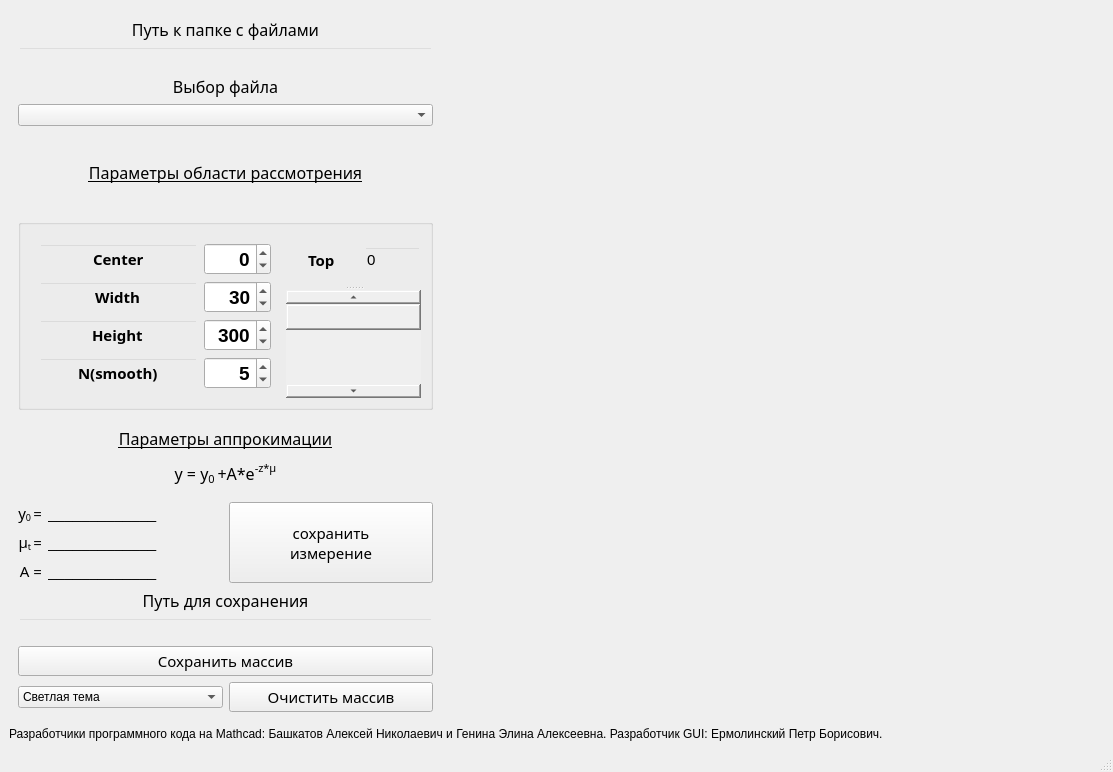
<?xml version="1.0" encoding="UTF-8"?>
<ui version="4.0">
 <class>MainWindow</class>
 <widget class="QMainWindow" name="MainWindow">
  <property name="geometry">
   <rect>
    <x>0</x>
    <y>0</y>
    <width>1113</width>
    <height>772</height>
   </rect>
  </property>
  <property name="windowTitle">
   <string>OCT imaging system OCP930SR</string>
  </property>
  <property name="styleSheet">
   <string notr="true"/>
  </property>
  <widget class="QWidget" name="centralwidget">
   <layout class="QGridLayout" name="gridLayout">
    <item row="0" column="0">
     <layout class="QHBoxLayout" name="horizontalLayout_9">
      <item>
       <widget class="QFrame" name="frame">
        <property name="sizePolicy">
         <sizepolicy hsizetype="Maximum" vsizetype="Preferred">
          <horstretch>0</horstretch>
          <verstretch>0</verstretch>
         </sizepolicy>
        </property>
        <layout class="QVBoxLayout" name="verticalLayout_10">
         <item>
          <layout class="QVBoxLayout" name="verticalLayout_4">
           <item>
            <layout class="QVBoxLayout" name="verticalLayout">
             <item>
              <widget class="QLabel" name="label_7">
               <property name="font">
                <font>
                 <family>Noto Sans</family>
                 <pointsize>12</pointsize>
                 <bold>false</bold>
                </font>
               </property>
               <property name="styleSheet">
                <string notr="true"/>
               </property>
               <property name="text">
                <string>Путь к папке с файлами</string>
               </property>
               <property name="alignment">
                <set>Qt::AlignCenter</set>
               </property>
              </widget>
             </item>
             <item>
              <widget class="QLineEdit" name="main_path">
               <property name="styleSheet">
                <string notr="true">background-color: rgba(255, 255, 255, 0);</string>
               </property>
               <property name="text">
                <string/>
               </property>
              </widget>
             </item>
            </layout>
           </item>
           <item>
            <layout class="QVBoxLayout" name="verticalLayout_2">
             <item>
              <widget class="QLabel" name="label_2">
               <property name="font">
                <font>
                 <family>Noto Sans</family>
                 <pointsize>12</pointsize>
                 <bold>false</bold>
                </font>
               </property>
               <property name="styleSheet">
                <string notr="true"/>
               </property>
               <property name="text">
                <string>Выбор файла</string>
               </property>
               <property name="alignment">
                <set>Qt::AlignCenter</set>
               </property>
              </widget>
             </item>
             <item>
              <widget class="QComboBox" name="comboBox">
               <property name="styleSheet">
                <string notr="true"/>
               </property>
              </widget>
             </item>
            </layout>
           </item>
          </layout>
         </item>
         <item>
          <widget class="QFrame" name="frame">
           <property name="styleSheet">
            <string notr="true"/>
           </property>
           <layout class="QVBoxLayout" name="verticalLayout_6">
            <item>
             <widget class="QLabel" name="label_8">
              <property name="font">
               <font>
                <family>Noto Sans</family>
                <pointsize>12</pointsize>
                <bold>false</bold>
               </font>
              </property>
              <property name="styleSheet">
               <string notr="true"/>
              </property>
              <property name="text">
               <string>&lt;html&gt;&lt;head/&gt;&lt;body&gt;&lt;p&gt;&lt;span style=&quot; text-decoration: underline;&quot;&gt;Параметры области рассмотрения&lt;/span&gt;&lt;/p&gt;&lt;/body&gt;&lt;/html&gt;</string>
              </property>
              <property name="alignment">
               <set>Qt::AlignCenter</set>
              </property>
             </widget>
            </item>
           </layout>
          </widget>
         </item>
         <item>
          <widget class="QGroupBox" name="groupBox">
           <property name="sizePolicy">
            <sizepolicy hsizetype="Maximum" vsizetype="Maximum">
             <horstretch>0</horstretch>
             <verstretch>0</verstretch>
            </sizepolicy>
           </property>
           <layout class="QHBoxLayout" name="horizontalLayout">
            <item>
             <widget class="QFrame" name="frame">
              <property name="sizePolicy">
               <sizepolicy hsizetype="Fixed" vsizetype="Maximum">
                <horstretch>0</horstretch>
                <verstretch>0</verstretch>
               </sizepolicy>
              </property>
              <layout class="QVBoxLayout" name="verticalLayout_12">
               <item>
                <layout class="QHBoxLayout" name="horizontalLayout_10">
                 <item>
                  <widget class="QLineEdit" name="lineEdit_12">
                   <property name="sizePolicy">
                    <sizepolicy hsizetype="Maximum" vsizetype="Fixed">
                     <horstretch>0</horstretch>
                     <verstretch>0</verstretch>
                    </sizepolicy>
                   </property>
                   <property name="font">
                    <font>
                     <family>Noto Sans</family>
                     <pointsize>11</pointsize>
                     <italic>false</italic>
                     <bold>true</bold>
                     <underline>false</underline>
                     <kerning>true</kerning>
                    </font>
                   </property>
                   <property name="styleSheet">
                    <string notr="true">background-color: rgba(255, 255, 255, 0);</string>
                   </property>
                   <property name="text">
                    <string>Center</string>
                   </property>
                   <property name="alignment">
                    <set>Qt::AlignCenter</set>
                   </property>
                  </widget>
                 </item>
                 <item>
                  <widget class="QDoubleSpinBox" name="center">
                   <property name="enabled">
                    <bool>true</bool>
                   </property>
                   <property name="sizePolicy">
                    <sizepolicy hsizetype="Preferred" vsizetype="Fixed">
                     <horstretch>10</horstretch>
                     <verstretch>0</verstretch>
                    </sizepolicy>
                   </property>
                   <property name="font">
                    <font>
                     <family>Segoe UI</family>
                     <pointsize>14</pointsize>
                     <italic>false</italic>
                     <bold>true</bold>
                    </font>
                   </property>
                   <property name="styleSheet">
                    <string notr="true"/>
                   </property>
                   <property name="wrapping">
                    <bool>false</bool>
                   </property>
                   <property name="alignment">
                    <set>Qt::AlignRight|Qt::AlignTrailing|Qt::AlignVCenter</set>
                   </property>
                   <property name="decimals">
                    <number>0</number>
                   </property>
                   <property name="minimum">
                    <double>-250.000000000000000</double>
                   </property>
                   <property name="maximum">
                    <double>250.000000000000000</double>
                   </property>
                   <property name="value">
                    <double>0.000000000000000</double>
                   </property>
                  </widget>
                 </item>
                </layout>
               </item>
               <item>
                <layout class="QHBoxLayout" name="horizontalLayout_11">
                 <item>
                  <widget class="QLineEdit" name="lineEdit_8">
                   <property name="sizePolicy">
                    <sizepolicy hsizetype="Maximum" vsizetype="Fixed">
                     <horstretch>0</horstretch>
                     <verstretch>0</verstretch>
                    </sizepolicy>
                   </property>
                   <property name="font">
                    <font>
                     <family>Noto Sans</family>
                     <pointsize>11</pointsize>
                     <italic>false</italic>
                     <bold>true</bold>
                     <underline>false</underline>
                     <kerning>true</kerning>
                    </font>
                   </property>
                   <property name="styleSheet">
                    <string notr="true">background-color: rgba(255, 255, 255, 0);</string>
                   </property>
                   <property name="text">
                    <string>Width</string>
                   </property>
                   <property name="alignment">
                    <set>Qt::AlignCenter</set>
                   </property>
                  </widget>
                 </item>
                 <item>
                  <widget class="QDoubleSpinBox" name="width">
                   <property name="sizePolicy">
                    <sizepolicy hsizetype="Preferred" vsizetype="Fixed">
                     <horstretch>10</horstretch>
                     <verstretch>0</verstretch>
                    </sizepolicy>
                   </property>
                   <property name="font">
                    <font>
                     <family>Segoe UI</family>
                     <pointsize>14</pointsize>
                     <italic>false</italic>
                     <bold>true</bold>
                    </font>
                   </property>
                   <property name="styleSheet">
                    <string notr="true"/>
                   </property>
                   <property name="alignment">
                    <set>Qt::AlignRight|Qt::AlignTrailing|Qt::AlignVCenter</set>
                   </property>
                   <property name="decimals">
                    <number>0</number>
                   </property>
                   <property name="minimum">
                    <double>1.000000000000000</double>
                   </property>
                   <property name="value">
                    <double>30.000000000000000</double>
                   </property>
                  </widget>
                 </item>
                </layout>
               </item>
               <item>
                <layout class="QHBoxLayout" name="horizontalLayout_12">
                 <item>
                  <widget class="QLineEdit" name="lineEdit_9">
                   <property name="sizePolicy">
                    <sizepolicy hsizetype="Fixed" vsizetype="Fixed">
                     <horstretch>0</horstretch>
                     <verstretch>0</verstretch>
                    </sizepolicy>
                   </property>
                   <property name="font">
                    <font>
                     <family>Noto Sans</family>
                     <pointsize>11</pointsize>
                     <italic>false</italic>
                     <bold>true</bold>
                     <underline>false</underline>
                     <kerning>true</kerning>
                    </font>
                   </property>
                   <property name="styleSheet">
                    <string notr="true">background-color: rgba(255, 255, 255, 0);</string>
                   </property>
                   <property name="text">
                    <string>Height</string>
                   </property>
                   <property name="alignment">
                    <set>Qt::AlignCenter</set>
                   </property>
                  </widget>
                 </item>
                 <item>
                  <widget class="QDoubleSpinBox" name="height">
                   <property name="sizePolicy">
                    <sizepolicy hsizetype="Preferred" vsizetype="Fixed">
                     <horstretch>10</horstretch>
                     <verstretch>0</verstretch>
                    </sizepolicy>
                   </property>
                   <property name="font">
                    <font>
                     <family>Segoe UI</family>
                     <pointsize>14</pointsize>
                     <italic>false</italic>
                     <bold>true</bold>
                    </font>
                   </property>
                   <property name="styleSheet">
                    <string notr="true"/>
                   </property>
                   <property name="alignment">
                    <set>Qt::AlignRight|Qt::AlignTrailing|Qt::AlignVCenter</set>
                   </property>
                   <property name="decimals">
                    <number>0</number>
                   </property>
                   <property name="minimum">
                    <double>10.000000000000000</double>
                   </property>
                   <property name="maximum">
                    <double>500.000000000000000</double>
                   </property>
                   <property name="value">
                    <double>300.000000000000000</double>
                   </property>
                  </widget>
                 </item>
                </layout>
               </item>
               <item>
                <layout class="QHBoxLayout" name="horizontalLayout_13">
                 <item>
                  <widget class="QLineEdit" name="lineEdit_10">
                   <property name="sizePolicy">
                    <sizepolicy hsizetype="Fixed" vsizetype="Fixed">
                     <horstretch>0</horstretch>
                     <verstretch>0</verstretch>
                    </sizepolicy>
                   </property>
                   <property name="font">
                    <font>
                     <family>Noto Sans</family>
                     <pointsize>11</pointsize>
                     <italic>false</italic>
                     <bold>true</bold>
                     <underline>false</underline>
                     <kerning>true</kerning>
                    </font>
                   </property>
                   <property name="styleSheet">
                    <string notr="true">background-color: rgba(255, 255, 255, 0);</string>
                   </property>
                   <property name="text">
                    <string>N(smooth)</string>
                   </property>
                   <property name="alignment">
                    <set>Qt::AlignCenter</set>
                   </property>
                  </widget>
                 </item>
                 <item>
                  <widget class="QDoubleSpinBox" name="smooth_n">
                   <property name="sizePolicy">
                    <sizepolicy hsizetype="Preferred" vsizetype="Fixed">
                     <horstretch>10</horstretch>
                     <verstretch>0</verstretch>
                    </sizepolicy>
                   </property>
                   <property name="font">
                    <font>
                     <family>Segoe UI</family>
                     <pointsize>14</pointsize>
                     <italic>false</italic>
                     <bold>true</bold>
                    </font>
                   </property>
                   <property name="styleSheet">
                    <string notr="true"/>
                   </property>
                   <property name="alignment">
                    <set>Qt::AlignRight|Qt::AlignTrailing|Qt::AlignVCenter</set>
                   </property>
                   <property name="decimals">
                    <number>0</number>
                   </property>
                   <property name="minimum">
                    <double>1.000000000000000</double>
                   </property>
                   <property name="maximum">
                    <double>31.000000000000000</double>
                   </property>
                   <property name="singleStep">
                    <double>2.000000000000000</double>
                   </property>
                   <property name="value">
                    <double>5.000000000000000</double>
                   </property>
                  </widget>
                 </item>
                </layout>
               </item>
              </layout>
             </widget>
            </item>
            <item>
             <widget class="QSplitter" name="splitter">
              <property name="orientation">
               <enum>Qt::Vertical</enum>
              </property>
              <widget class="QWidget" name="layoutWidget">
               <layout class="QHBoxLayout" name="horizontalLayout_4">
                <item>
                 <widget class="QLineEdit" name="lineEdit_11">
                  <property name="font">
                   <font>
                    <family>Noto Sans</family>
                    <pointsize>11</pointsize>
                    <italic>false</italic>
                    <bold>true</bold>
                    <underline>false</underline>
                    <kerning>true</kerning>
                   </font>
                  </property>
                  <property name="styleSheet">
                   <string notr="true">background-color: rgba(255, 255, 255, 0);
border: None</string>
                  </property>
                  <property name="text">
                   <string>Top</string>
                  </property>
                  <property name="alignment">
                   <set>Qt::AlignCenter</set>
                  </property>
                 </widget>
                </item>
                <item>
                 <widget class="QLineEdit" name="top_num">
                  <property name="font">
                   <font>
                    <family>Segoe UI</family>
                    <pointsize>11</pointsize>
                   </font>
                  </property>
                  <property name="whatsThis">
                   <string>&lt;html&gt;&lt;head/&gt;&lt;body&gt;&lt;p&gt;Верхняя граница окна&lt;/p&gt;&lt;p&gt;&lt;span style=&quot; text-decoration: underline;&quot;&gt;ааа&lt;/span&gt;&lt;/p&gt;&lt;/body&gt;&lt;/html&gt;</string>
                  </property>
                  <property name="styleSheet">
                   <string notr="true">background-color: rgba(255, 255, 255, 0);</string>
                  </property>
                  <property name="text">
                   <string>0</string>
                  </property>
                 </widget>
                </item>
               </layout>
              </widget>
              <widget class="QScrollBar" name="verticalScrollBar_top">
               <property name="sizePolicy">
                <sizepolicy hsizetype="Fixed" vsizetype="MinimumExpanding">
                 <horstretch>0</horstretch>
                 <verstretch>0</verstretch>
                </sizepolicy>
               </property>
               <property name="maximumSize">
                <size>
                 <width>135</width>
                 <height>201</height>
                </size>
               </property>
               <property name="styleSheet">
                <string notr="true">border: None</string>
               </property>
               <property name="minimum">
                <number>0</number>
               </property>
               <property name="maximum">
                <number>150</number>
               </property>
               <property name="value">
                <number>0</number>
               </property>
               <property name="orientation">
                <enum>Qt::Vertical</enum>
               </property>
              </widget>
             </widget>
            </item>
           </layout>
          </widget>
         </item>
         <item>
          <widget class="QLabel" name="label_6">
           <property name="font">
            <font>
             <family>Noto Sans</family>
             <pointsize>12</pointsize>
             <bold>false</bold>
            </font>
           </property>
           <property name="styleSheet">
            <string notr="true"/>
           </property>
           <property name="text">
            <string>&lt;html&gt;&lt;head/&gt;&lt;body&gt;&lt;p&gt;&lt;span style=&quot; text-decoration: underline;&quot;&gt;Параметры аппрокимации&lt;/span&gt;&lt;/p&gt;&lt;p&gt;y = y&lt;span style=&quot; vertical-align:sub;&quot;&gt;0 &lt;/span&gt;+A*e&lt;span style=&quot; vertical-align:super;&quot;&gt;-z*μ&lt;/span&gt;&lt;/p&gt;&lt;/body&gt;&lt;/html&gt;</string>
           </property>
           <property name="alignment">
            <set>Qt::AlignCenter</set>
           </property>
          </widget>
         </item>
         <item>
          <layout class="QHBoxLayout" name="horizontalLayout_8">
           <item>
            <layout class="QHBoxLayout" name="horizontalLayout_7">
             <item>
              <widget class="QFrame" name="appprox_dataframe">
               <property name="sizePolicy">
                <sizepolicy hsizetype="Preferred" vsizetype="Preferred">
                 <horstretch>0</horstretch>
                 <verstretch>0</verstretch>
                </sizepolicy>
               </property>
               <layout class="QVBoxLayout" name="verticalLayout_9">
                <property name="leftMargin">
                 <number>0</number>
                </property>
                <property name="topMargin">
                 <number>0</number>
                </property>
                <property name="rightMargin">
                 <number>0</number>
                </property>
                <property name="bottomMargin">
                 <number>0</number>
                </property>
                <item>
                 <widget class="QLabel" name="label_4">
                  <property name="font">
                   <font>
                    <family>Noto Sans</family>
                    <pointsize>11</pointsize>
                   </font>
                  </property>
                  <property name="styleSheet">
                   <string notr="true"/>
                  </property>
                  <property name="text">
                   <string>&lt;html&gt;&lt;head/&gt;&lt;body&gt;&lt;p&gt;y&lt;span style=&quot; vertical-align:sub;&quot;&gt;0 &lt;/span&gt;=&lt;/p&gt;&lt;/body&gt;&lt;/html&gt;</string>
                  </property>
                  <property name="alignment">
                   <set>Qt::AlignRight|Qt::AlignTrailing|Qt::AlignVCenter</set>
                  </property>
                 </widget>
                </item>
                <item>
                 <widget class="QLabel" name="label_11">
                  <property name="font">
                   <font>
                    <family>Noto Sans</family>
                    <pointsize>11</pointsize>
                   </font>
                  </property>
                  <property name="styleSheet">
                   <string notr="true"/>
                  </property>
                  <property name="text">
                   <string>&lt;html&gt;&lt;head/&gt;&lt;body&gt;&lt;p&gt;μ&lt;span style=&quot; vertical-align:sub;&quot;&gt;t &lt;/span&gt;=&lt;/p&gt;&lt;/body&gt;&lt;/html&gt;</string>
                  </property>
                  <property name="alignment">
                   <set>Qt::AlignRight|Qt::AlignTrailing|Qt::AlignVCenter</set>
                  </property>
                 </widget>
                </item>
                <item>
                 <widget class="QLabel" name="label_12">
                  <property name="font">
                   <font>
                    <family>Noto Sans</family>
                    <pointsize>11</pointsize>
                   </font>
                  </property>
                  <property name="styleSheet">
                   <string notr="true"/>
                  </property>
                  <property name="text">
                   <string>&lt;html&gt;&lt;head/&gt;&lt;body&gt;&lt;p&gt;A =&lt;/p&gt;&lt;/body&gt;&lt;/html&gt;</string>
                  </property>
                  <property name="alignment">
                   <set>Qt::AlignRight|Qt::AlignTrailing|Qt::AlignVCenter</set>
                  </property>
                 </widget>
                </item>
               </layout>
              </widget>
             </item>
             <item>
              <widget class="QWidget" name="widget" native="true">
               <property name="sizePolicy">
                <sizepolicy hsizetype="MinimumExpanding" vsizetype="Preferred">
                 <horstretch>0</horstretch>
                 <verstretch>0</verstretch>
                </sizepolicy>
               </property>
               <layout class="QVBoxLayout" name="verticalLayout_8">
                <property name="leftMargin">
                 <number>0</number>
                </property>
                <property name="topMargin">
                 <number>0</number>
                </property>
                <property name="rightMargin">
                 <number>0</number>
                </property>
                <property name="bottomMargin">
                 <number>0</number>
                </property>
                <item>
                 <widget class="QLabel" name="approx_y0">
                  <property name="sizePolicy">
                   <sizepolicy hsizetype="Preferred" vsizetype="Preferred">
                    <horstretch>0</horstretch>
                    <verstretch>0</verstretch>
                   </sizepolicy>
                  </property>
                  <property name="font">
                   <font>
                    <family>Segoe UI</family>
                    <pointsize>11</pointsize>
                   </font>
                  </property>
                  <property name="styleSheet">
                   <string notr="true"/>
                  </property>
                  <property name="text">
                   <string>_____________</string>
                  </property>
                 </widget>
                </item>
                <item>
                 <widget class="QLabel" name="approx_mt">
                  <property name="font">
                   <font>
                    <family>Segoe UI</family>
                    <pointsize>11</pointsize>
                   </font>
                  </property>
                  <property name="styleSheet">
                   <string notr="true"/>
                  </property>
                  <property name="text">
                   <string>_____________</string>
                  </property>
                 </widget>
                </item>
                <item>
                 <widget class="QLabel" name="approx_A">
                  <property name="font">
                   <font>
                    <family>Segoe UI</family>
                    <pointsize>11</pointsize>
                   </font>
                  </property>
                  <property name="styleSheet">
                   <string notr="true">border: none
</string>
                  </property>
                  <property name="text">
                   <string>_____________</string>
                  </property>
                 </widget>
                </item>
               </layout>
              </widget>
             </item>
            </layout>
           </item>
           <item>
            <widget class="QPushButton" name="pushButton_save_val">
             <property name="sizePolicy">
              <sizepolicy hsizetype="Expanding" vsizetype="Preferred">
               <horstretch>0</horstretch>
               <verstretch>0</verstretch>
              </sizepolicy>
             </property>
             <property name="font">
              <font>
               <family>Noto Sans</family>
               <pointsize>11</pointsize>
               <bold>false</bold>
              </font>
             </property>
             <property name="styleSheet">
              <string notr="true"/>
             </property>
             <property name="text">
              <string>сохранить
измерение</string>
             </property>
            </widget>
           </item>
          </layout>
         </item>
         <item>
          <layout class="QVBoxLayout" name="verticalLayout_7">
           <item>
            <layout class="QVBoxLayout" name="verticalLayout_5">
             <item>
              <widget class="QLabel" name="label_5">
               <property name="font">
                <font>
                 <family>Noto Sans</family>
                 <pointsize>12</pointsize>
                 <bold>false</bold>
                </font>
               </property>
               <property name="styleSheet">
                <string notr="true"/>
               </property>
               <property name="text">
                <string>Путь для сохранения</string>
               </property>
               <property name="alignment">
                <set>Qt::AlignCenter</set>
               </property>
              </widget>
             </item>
             <item>
              <widget class="QLineEdit" name="path_for_save">
               <property name="styleSheet">
                <string notr="true">background-color: rgba(255, 255, 255, 0);</string>
               </property>
               <property name="text">
                <string/>
               </property>
              </widget>
             </item>
             <item>
              <widget class="QPushButton" name="pushButton_save_massive">
               <property name="font">
                <font>
                 <family>Noto Sans</family>
                 <pointsize>11</pointsize>
                 <bold>false</bold>
                </font>
               </property>
               <property name="styleSheet">
                <string notr="true"/>
               </property>
               <property name="text">
                <string>Сохранить массив</string>
               </property>
              </widget>
             </item>
            </layout>
           </item>
          </layout>
         </item>
         <item>
          <layout class="QHBoxLayout" name="horizontalLayout_2">
           <item>
            <widget class="QComboBox" name="comboBox_theme">
             <property name="styleSheet">
              <string notr="true"/>
             </property>
             <item>
              <property name="text">
               <string>Светлая тема</string>
              </property>
             </item>
             <item>
              <property name="text">
               <string>Темная тема</string>
              </property>
             </item>
            </widget>
           </item>
           <item>
            <widget class="QPushButton" name="pushButton_clear_massive">
             <property name="font">
              <font>
               <family>Noto Sans</family>
               <pointsize>11</pointsize>
               <bold>false</bold>
              </font>
             </property>
             <property name="styleSheet">
              <string notr="true"/>
             </property>
             <property name="text">
              <string>Очистить массив</string>
             </property>
            </widget>
           </item>
          </layout>
         </item>
        </layout>
       </widget>
      </item>
      <item>
       <widget class="QFrame" name="frame">
        <layout class="QVBoxLayout" name="verticalLayout_11">
         <item>
          <widget class="QWidget" name="ffwidget_plot" native="true">
           <property name="sizePolicy">
            <sizepolicy hsizetype="Expanding" vsizetype="MinimumExpanding">
             <horstretch>7</horstretch>
             <verstretch>0</verstretch>
            </sizepolicy>
           </property>
          </widget>
         </item>
         <item>
          <widget class="QLabel" name="comment_for_person">
           <property name="sizePolicy">
            <sizepolicy hsizetype="Preferred" vsizetype="Fixed">
             <horstretch>0</horstretch>
             <verstretch>0</verstretch>
            </sizepolicy>
           </property>
           <property name="font">
            <font>
             <family>Segoe UI</family>
             <pointsize>11</pointsize>
            </font>
           </property>
           <property name="styleSheet">
            <string notr="true">border: none
</string>
           </property>
           <property name="text">
            <string/>
           </property>
           <property name="alignment">
            <set>Qt::AlignCenter</set>
           </property>
          </widget>
         </item>
        </layout>
       </widget>
      </item>
     </layout>
    </item>
    <item row="1" column="0">
     <widget class="QLabel" name="label">
      <property name="text">
       <string>Разработчики программного кода на Mathcad: Башкатов Алексей Николаевич и Генина Элина Алексеевна. Разработчик GUI: Ермолинский Петр Борисович.</string>
      </property>
     </widget>
    </item>
   </layout>
  </widget>
  <widget class="QStatusBar" name="statusbar"/>
 </widget>
 <resources/>
 <connections/>
</ui>
